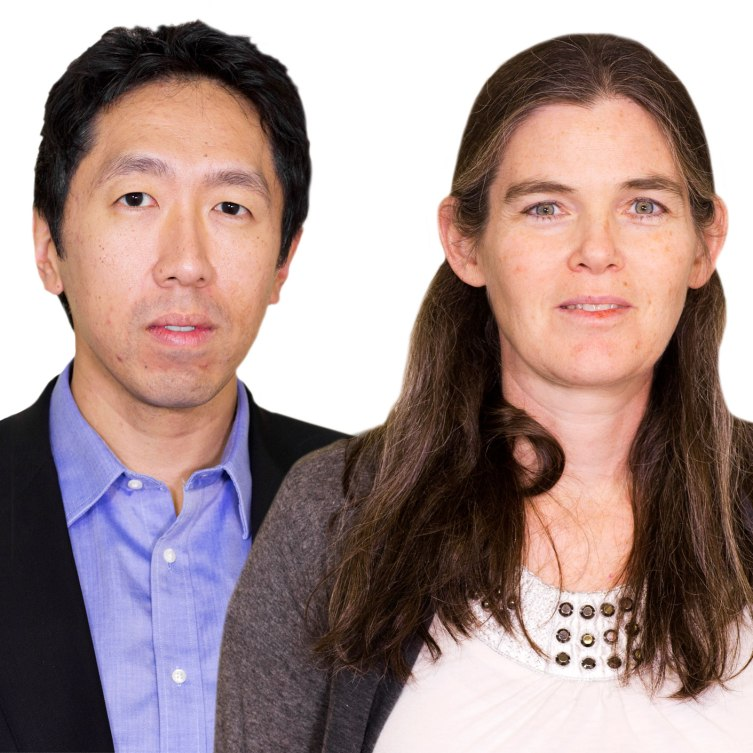
#> input picture November-Meetup-19-Facial-Recognition-using-One-Shot-Learning/andrew wife.jpg, 753 x 753 px, given in place of Wildlife.wmv, which was not available
$ jupyter execute --allow-errors Computer-Vision-Zero-To-One.ipynb   (text cells are left out)
#> lines starting #> are read from the running program, lines starting #| are printed output that depends on the picture; after the words box and inside, x2 and y2 are one past the last pixel; in counts of white or black regions, pixels touching at a corner belong together; pictures that were not available may be replaced by others from this repository, and a replacement may not be noted
[cell 1]
import cv2
import numpy as np

## Color image
img = cv2.imread('Penguins.jpg')
cv2.imshow('image', img)
cv2.waitKey(0)
cv2.destroyAllWindows()

## Converting to grayscale
#> (the rest of this cell did not finish here and is left out)

[cell 2]
import numpy as np
import cv2

cap = cv2.VideoCapture('Wildlife.wmv')
#cap = cv2.VideoCapture(0)
while True:
    ret, frame = cap.read()
#> frame is the input picture: shape (753, 753, 3); mean B, G, R 140, 142, 163.7

    if ret:
        cv2.imshow('Video', frame)

        if cv2.waitKey(1) & 0xFF == 27: # ASCII for Esc key.
#> (key Esc is pressed here)
            break
    else:
        break

cap.release()
cv2.destroyAllWindows()

[cell 3]
import cv2
import numpy as np

img = cv2.imread('Penguins.jpg')
#cv2.imshow('image', img)
#cv2.waitKey(0)
#cv2.destroyAllWindows()

## Shape for colored as well as grayscale
#> (the rest of this cell did not finish here and is left out)

[cell 4]
import numpy as np
a = np.array([1,0,1,0,0,1,0,1,1,0,0,0,1])  ## FIND 0,1,1
seq = np.array([0,1,1])

[cell 5]
np.correlate(a, seq, mode='valid')

[cell 6]
np.correlate(a, seq, mode='same')

[cell 7]
flags = [i for i in dir(cv2) if i.startswith('COLOR_')]
print(len(flags))

[cell 8]
import cv2
import numpy as np

penguin = cv2.imread('Penguins.jpg') # Display these images.
template = cv2.imread('template.jpg')

## We'll work on 2D. 3D is just a slight extension to what we are doing here
#> (the rest of this cell did not finish here and is left out)

[cell 9]
import cv2
import numpy as np
#from matplotlib import pyplot as plt

img = cv2.imread('Penguins.jpg')

kernel = np.ones((5,5),np.float32)/25

#> (the rest of this cell did not finish here and is left out)

#> (a cell that did not finish here is left out)

#> (a cell that did not finish here is left out)

#> (a cell that did not finish here is left out)

#> (a cell that did not finish here is left out)

#> (a cell that did not finish here is left out)

[cell 15]
import numpy as np
import cv2

face_cascade = cv2.CascadeClassifier('haarcascade_frontalface_alt.xml')
eye_cascade = cv2.CascadeClassifier('haarcascade_eye.xml')


cap = cv2.VideoCapture(0)
while True:
    _,frame = cap.read()
    gray = cv2.cvtColor(frame, cv2.COLOR_BGR2GRAY)
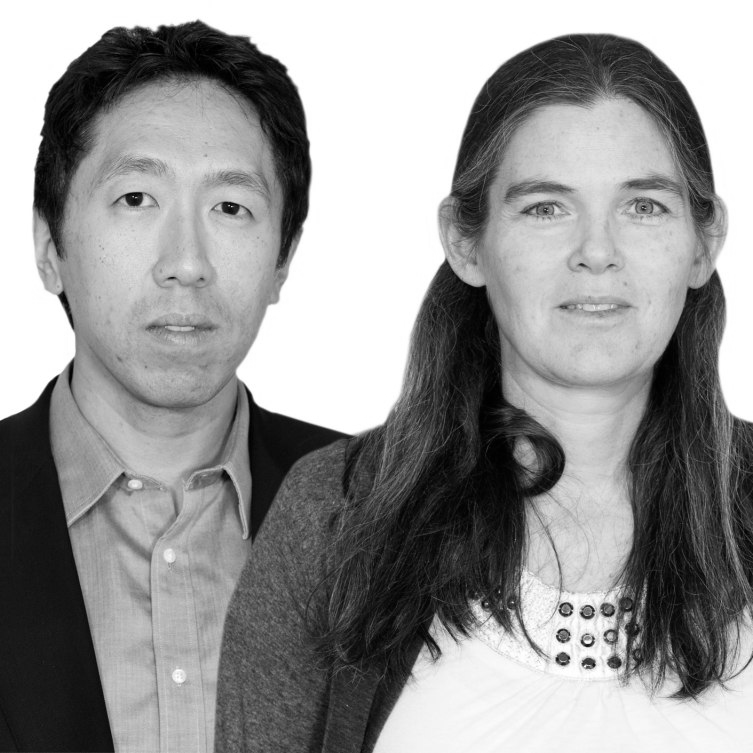
#> gray: shape (753, 753); min 0, max 255, mean 148.3

    faces = face_cascade.detectMultiScale(gray, 1.3, 3) # Try with minNeighbors=5.
#> faces = [[478, 117, 234, 234], [51, 102, 263, 263]]

    for (x,y,w,h) in faces:
        frame = cv2.rectangle(frame,(x,y),(x+w,y+h),(255,0,0),2)
        roi_gray = gray[y:y+h, x:x+w]
        roi_color = frame[y:y+h, x:x+w]
        eyes = eye_cascade.detectMultiScale(roi_gray)
        for (ex,ey,ew,eh) in eyes:
            cv2.rectangle(roi_color,(ex,ey),(ex+ew,ey+eh),(0,255,0),2)
#> this loop made 2 passes
#> (x, y, w, h, eyes) on pass 2: (51, 102, 263, 263, [[92, 216, 21, 21], [149, 78, 58, 58], [50, 66, 64, 64]])
#> pass 1, `frame = cv2.rectangle(frame,(x,y),(x+w,y+h),(255,0,0),2)`:
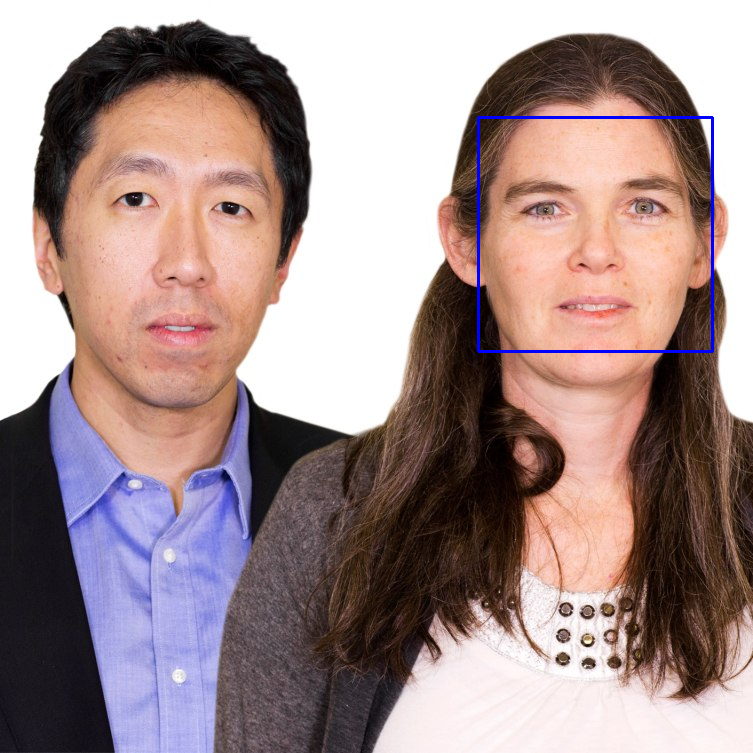
#> frame: shape (753, 753, 3); 0.49% of pixels changed, all inside (x1, y1, x2, y2) = (477, 116, 714, 353)
#> pass 1, `roi_gray = gray[y:y+h, x:x+w]`:
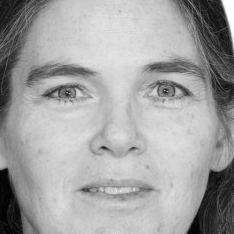
#> roi_gray: shape (234, 234); min 1, max 255, mean 162.3
#> pass 1, `roi_color = frame[y:y+h, x:x+w]`:
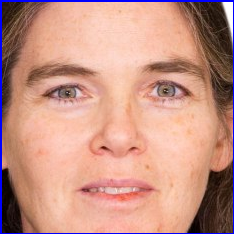
#> roi_color: shape (234, 234, 3); mean B, G, R 132.9, 146.6, 197.5
#> pass 2, `frame = cv2.rectangle(frame,(x,y),(x+w,y+h),(255,0,0),2)`:
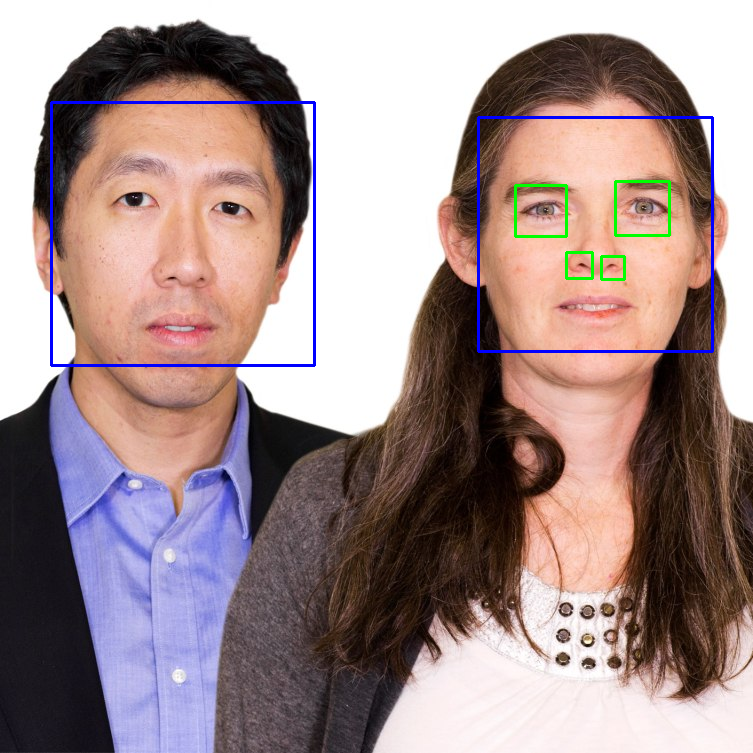
#> frame: shape (753, 753, 3); 0.88% of pixels changed, all inside (x1, y1, x2, y2) = (50, 101, 671, 367)
#> after the loop:
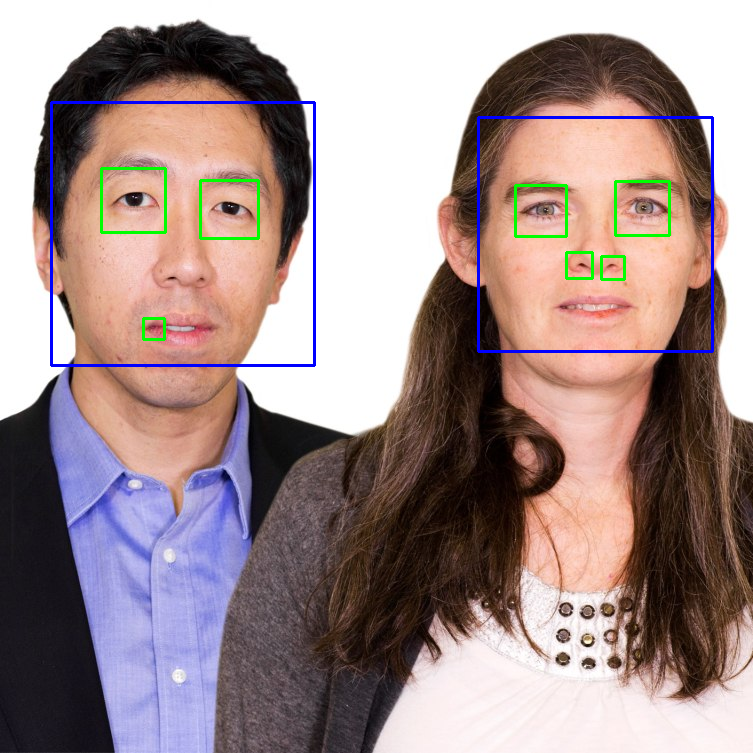
#> frame: shape (753, 753, 3); 0.3% of pixels changed, all inside (x1, y1, x2, y2) = (100, 167, 260, 341)
#> after the loop:
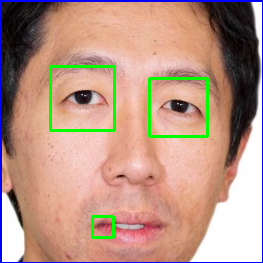
#> roi_color: shape (263, 263, 3); mean B, G, R 134.3, 150.2, 185.5
#> after the loop:
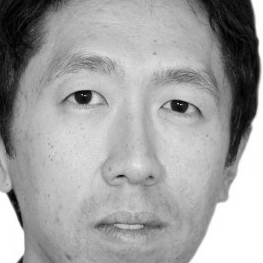
#> roi_gray: shape (263, 263); min 0, max 255, mean 162.3

    cv2.imshow('window', frame)

    if cv2.waitKey(1) & 0xFF == 27:
#> (key Esc is pressed here)
        break


cap.release()
cv2.destroyAllWindows()

$ run again, on November-Meetup-19-Facial-Recognition-using-One-Shot-Learning/andrew1.jpg
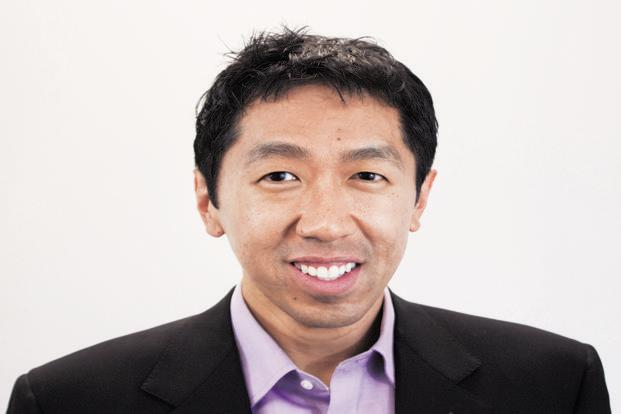
#> input picture November-Meetup-19-Facial-Recognition-using-One-Shot-Learning/andrew1.jpg, 621 x 414 px, given in place of Wildlife.wmv, which was not available
#> frame is the input picture: shape (414, 621, 3); mean B, G, R 178.4, 180.9, 192
#> faces = [[210, 84, 226, 226]]
#> the loop `for (x,y,w,h) in faces:` made 1 pass
#> (x, y, w, h, eyes) on pass 1: (210, 84, 226, 226, [[128, 65, 55, 55], [35, 60, 64, 64]])
#> after the loop `for (x,y,w,h) in faces:`:
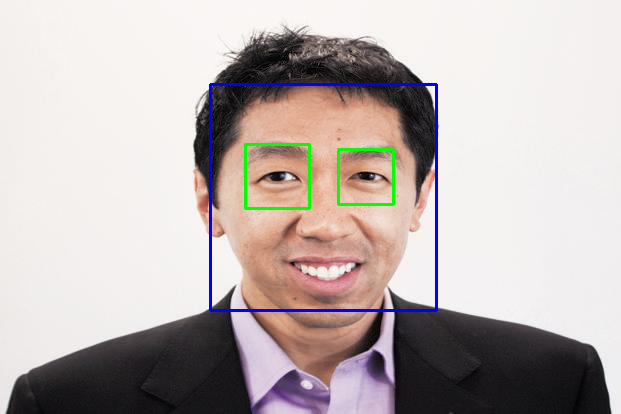
#> frame: shape (414, 621, 3); mean B, G, R 178.8, 180, 189.3
#> after the loop `for (x,y,w,h) in faces:`:
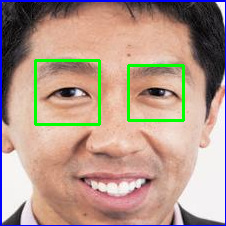
#> roi_color: shape (226, 226, 3); mean B, G, R 138.9, 152.3, 178.4

$ run again, on November-Meetup-19-Facial-Recognition-using-One-Shot-Learning/trial.jpg
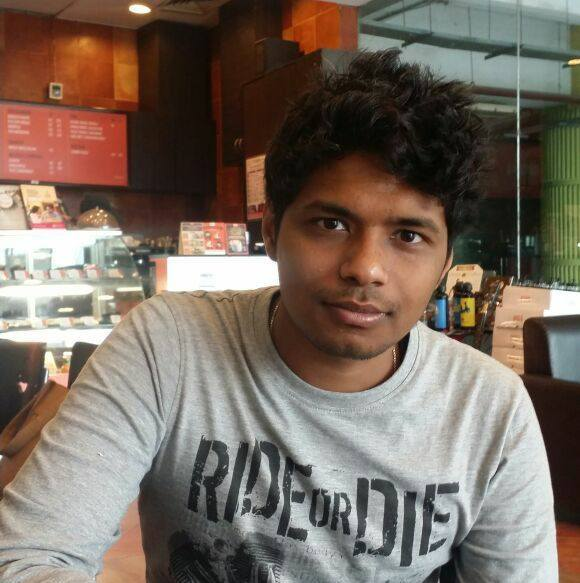
#> input picture November-Meetup-19-Facial-Recognition-using-One-Shot-Learning/trial.jpg, 580 x 583 px, given in place of Wildlife.wmv, which was not available
#> frame is the input picture: shape (583, 580, 3); mean B, G, R 95.7, 106.9, 120.4
#> `gray = cv2.cvtColor(frame, cv2.COLOR_BGR2GRAY)`:
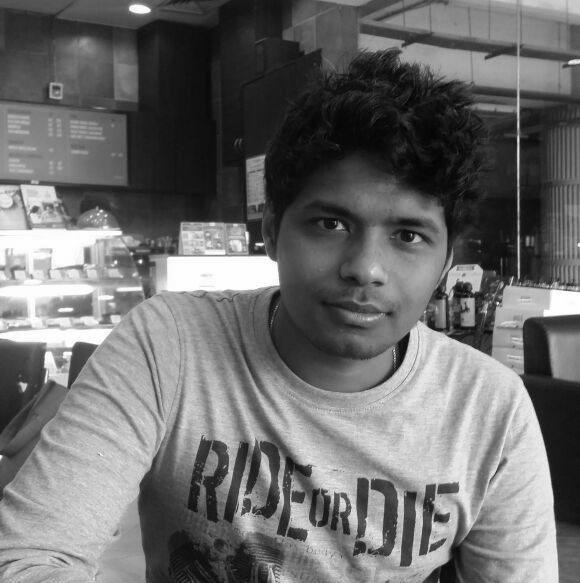
#> gray: shape (583, 580); min 0, max 255, mean 109.6
#> faces = [[272, 156, 192, 192]]
#> the loop `for (x,y,w,h) in faces:` made 1 pass
#> (x, y, w, h, eyes) on pass 1: (272, 156, 192, 192, [[34, 42, 52, 52], [110, 54, 51, 51]])
#> after the loop `for (x,y,w,h) in faces:`:
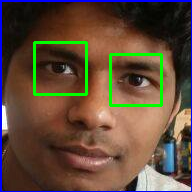
#> roi_color: shape (192, 192, 3); mean B, G, R 58.4, 75.4, 95.8
